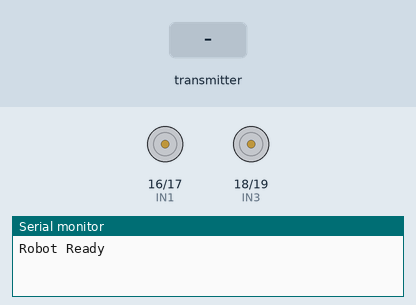
Recording of a sketch running on a simulated ESP32. On the bench: motor-driver pin pairs drawn as motors (green arrow = first pin HIGH = forward, orange = second pin HIGH = backward, longer = more drive), the last lines printed to the serial monitor. The inputs (shaded band) are chosen by the test bench.

Above: at 1.2 s.
1.3 s: the transmitter starts sending pitch = 25
At 1.85 s:
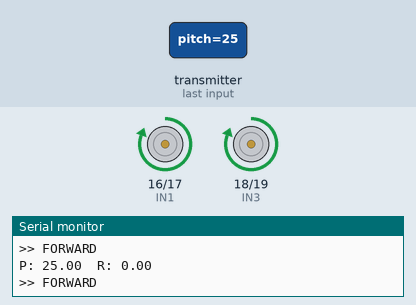
4.3 s: the transmitter starts sending roll = 25
At 4.85 s:
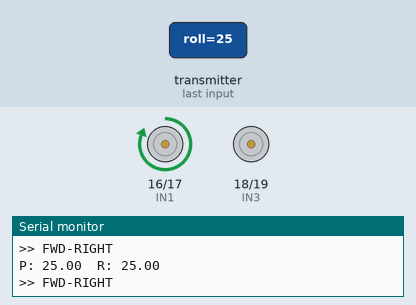
7.3 s: the transmitter starts sending pitch = 0
At 7.6 s:
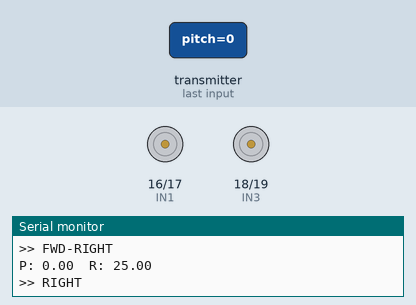
10.3 s: the transmitter starts sending pitch = 50
At 10.6 s:
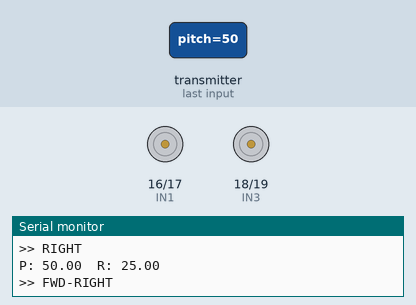
13.3 s: the transmitter starts sending roll = 0
At 13.6 s:
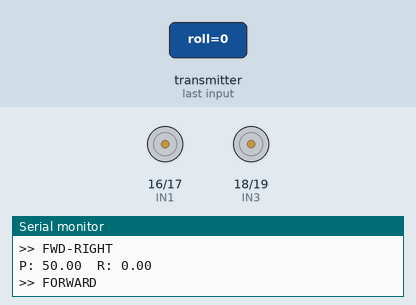
Timing chart, 0 to 17.3 s (numbered marks = the images above; inputs shaded):
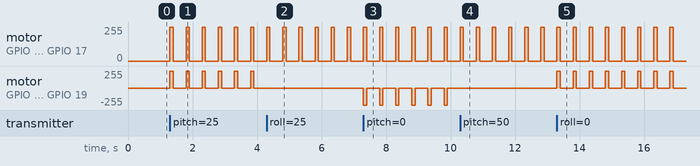

The sketch:

Reciever_Module_Code.ino
```cpp
#include <esp_now.h>
#include <WiFi.h>

#define IN1 16
#define IN2 17
#define IN3 18
#define IN4 19

// ─── TUNING ZONE ───────────────────────────────────────────
#define DEAD_ZONE     0.25   // below this on BOTH axes = stop
#define MOVE_THRESH   0.55   // medium sensitivity — needs real tilt
#define STOP_DELAY    100    // ms safety cutoff if signal drops
// ───────────────────────────────────────────────────────────

typedef struct struct_message {
  float pitch;
  float roll;
} struct_message;

struct_message incomingData;
unsigned long lastRecvTime = 0;

// ── Motor Functions ─────────────────────────────────────────
void stopMotors() {
  digitalWrite(IN1, LOW);  digitalWrite(IN2, LOW);
  digitalWrite(IN3, LOW);  digitalWrite(IN4, LOW);
}

// Pure directions
void forward() {
  digitalWrite(IN1, HIGH); digitalWrite(IN2, LOW);
  digitalWrite(IN3, HIGH); digitalWrite(IN4, LOW);
}
void backward() {
  digitalWrite(IN1, LOW);  digitalWrite(IN2, HIGH);
  digitalWrite(IN3, LOW);  digitalWrite(IN4, HIGH);
}
void turnLeft() {
  digitalWrite(IN1, LOW);  digitalWrite(IN2, HIGH);
  digitalWrite(IN3, HIGH); digitalWrite(IN4, LOW);
}
void turnRight() {
  digitalWrite(IN1, HIGH); digitalWrite(IN2, LOW);
  digitalWrite(IN3, LOW);  digitalWrite(IN4, HIGH);
}

// Diagonal combinations
void forwardLeft() {
  digitalWrite(IN1, LOW);  digitalWrite(IN2, LOW);   // left motor off
  digitalWrite(IN3, HIGH); digitalWrite(IN4, LOW);   // right motor forward
}
void forwardRight() {
  digitalWrite(IN1, HIGH); digitalWrite(IN2, LOW);   // left motor forward
  digitalWrite(IN3, LOW);  digitalWrite(IN4, LOW);   // right motor off
}
void backwardLeft() {
  digitalWrite(IN1, LOW);  digitalWrite(IN2, LOW);   // left motor off
  digitalWrite(IN3, LOW);  digitalWrite(IN4, HIGH);  // right motor backward
}
void backwardRight() {
  digitalWrite(IN1, LOW);  digitalWrite(IN2, HIGH);  // left motor backward
  digitalWrite(IN3, LOW);  digitalWrite(IN4, LOW);   // right motor off
}

// ── Gesture Decision Logic ───────────────────────────────────
void handleGesture(float pitch, float roll) {

  bool goForward  = pitch >  MOVE_THRESH;
  bool goBackward = pitch < -MOVE_THRESH;
  bool goRight    = roll  >  MOVE_THRESH;
  bool goLeft     = roll  < -MOVE_THRESH;

  // ── Diagonal combos first ──
  if (goForward  && goRight)  { Serial.println(">> FWD-RIGHT");  forwardRight();  return; }
  if (goForward  && goLeft)   { Serial.println(">> FWD-LEFT");   forwardLeft();   return; }
  if (goBackward && goRight)  { Serial.println(">> BACK-RIGHT"); backwardRight(); return; }
  if (goBackward && goLeft)   { Serial.println(">> BACK-LEFT");  backwardLeft();  return; }

  // ── Pure directions ──
  if (goForward)  { Serial.println(">> FORWARD");  forward();   return; }
  if (goBackward) { Serial.println(">> BACKWARD"); backward();  return; }
  if (goRight)    { Serial.println(">> RIGHT");    turnRight(); return; }
  if (goLeft)     { Serial.println(">> LEFT");     turnLeft();  return; }

  stopMotors();
}

// ── ESP-NOW Callback ─────────────────────────────────────────
void OnDataRecv(const uint8_t *mac, const uint8_t *incomingDataRaw, int len) {

  memcpy(&incomingData, incomingDataRaw, sizeof(incomingData));
  lastRecvTime = millis();

  float pitch = incomingData.pitch;
  float roll  = incomingData.roll;

  Serial.print("P: "); Serial.print(pitch, 2);
  Serial.print("  R: "); Serial.println(roll, 2);

  // Both axes inside dead zone = flat hand = stop
  if (abs(pitch) < DEAD_ZONE && abs(roll) < DEAD_ZONE) {
    Serial.println("-- STOP (flat)");
    stopMotors();
    return;
  }

  handleGesture(pitch, roll);
}

// ── Setup ────────────────────────────────────────────────────
void setup() {
  Serial.begin(115200);

  WiFi.mode(WIFI_STA);
  WiFi.disconnect();

  pinMode(IN1, OUTPUT); pinMode(IN2, OUTPUT);
  pinMode(IN3, OUTPUT); pinMode(IN4, OUTPUT);
  stopMotors();

  if (esp_now_init() != ESP_OK) {
    Serial.println("ESP-NOW Failed");
    return;
  }

  esp_now_register_recv_cb(OnDataRecv);
  Serial.println("Robot Ready");
}

// ── Safety Stop if signal drops ───────────────────────────────
void loop() {
  if (millis() - lastRecvTime > STOP_DELAY && lastRecvTime != 0) {
    stopMotors();
  }
}
```

Measured:
- after the input at 1.3 s, motor on GPIO 16 (IN1) / GPIO 17 (IN2), motor on GPIO 18 (IN3) / GPIO 19 (IN4): alternates forward 255/255 for 0.10 s and stopped for 0.40 s, starting at once
- after the input at 4.3 s, motor on GPIO 18 (IN3) / GPIO 19 (IN4): stops changing and stays stopped
- after the input at 7.3 s, motor on GPIO 18 (IN3) / GPIO 19 (IN4): alternates backward 255/255 for 0.10 s and stopped for 0.40 s, starting at once
- after the input at 10.3 s, motor on GPIO 18 (IN3) / GPIO 19 (IN4): stops changing and stays stopped
- after the input at 13.3 s, motor on GPIO 18 (IN3) / GPIO 19 (IN4): alternates forward 255/255 for 0.10 s and stopped for 0.40 s, starting at once
